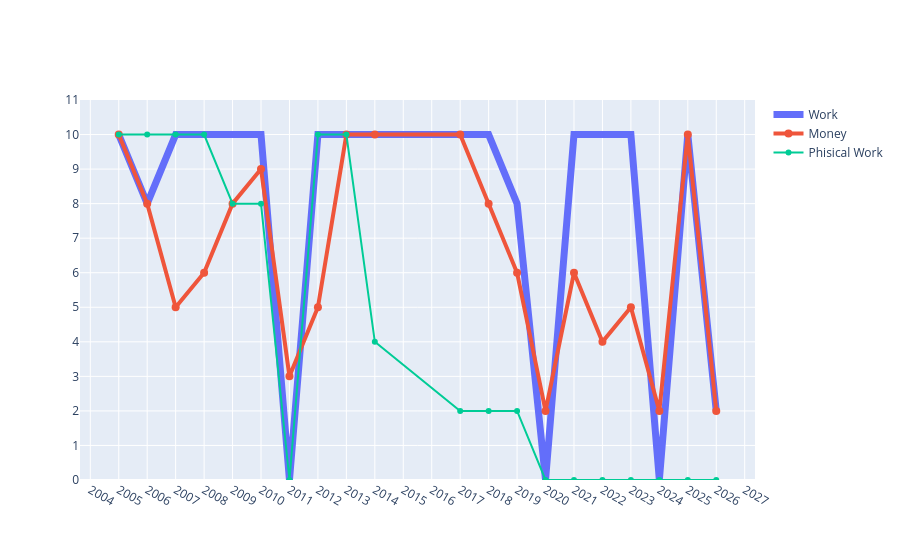

The cell this chart's notebook holds for it:
### Code cell
# build sorted numeric arrays
life_sorted = sorted(life, key=lambda d: int(d["year"]))
year  = [int(d["year"]) for d in life_sorted]
work   = [float(d["work"]) for d in life_sorted]
money  = [float(d["money"]) for d in life_sorted]
family = [float(d["family"]) for d in life_sorted]
physical_work = [float(d["physical_work"]) for d in life_sorted]
traveling = [float(d["traveling"]) for d in life_sorted]
gym = [float(d["gym"]) for d in life_sorted]
windows = [float(d["windows"]) for d in life_sorted]
linux = [float(d["linux"]) for d in life_sorted]
python = [float(d["python"]) for d in life_sorted]
#location_id = [float(d["location_id"]) for d in life_sorted]
#event = [float(d["event"]) for d in life_sorted]

fig = go.Figure()
fig.add_trace(go.Scatter(
    x=year,
    y=work,
    mode="lines+markers",
    line=dict(width=7),  # thinner/normal
    marker=dict(size=4),
    name="Work"
    ))
fig.add_trace(go.Scatter(
    x=year,
    y=money,
    mode="lines+markers",
    line=dict(width=4),  # thinner/normal
    marker=dict(size=8),
    name="Money"
    ))


fig.add_trace(go.Scatter(
    x = year,
    y = physical_work,
    mode = "lines+markers",
    name = "Phisical Work"
))



fig.update_layout(
    yaxis=dict(type="linear", range=[0, 11], autorange=False, dtick=1),
    xaxis=dict(tickmode="linear")
)

fig.show()

### Figure 1 — Plotly figure (JSON) as saved in the notebook; plotly's stock layout.template omitted (floating-point values rounded to 4 significant figures)
{"data": [{"line": {"width": 7}, "marker": {"size": 4}, "mode": "lines+markers", "name": "Work", "type": "scatter", "x": [2005, 2006, 2007, 2008, 2009, 2010, 2011, 2012, 2013, 2014, 2017, 2018, 2019, 2020, 2021, 2022, 2023, 2024, 2025, 2026], "y": [10, 8, 10, 10, 10, 10, 0, 10, 10, 10, 10, 10, 8, 0, 10, 10, 10, 0, 10, 2]}, {"line": {"width": 4}, "marker": {"size": 8}, "mode": "lines+markers", "name": "Money", "type": "scatter", "x": [2005, 2006, 2007, 2008, 2009, 2010, 2011, 2012, 2013, 2014, 2017, 2018, 2019, 2020, 2021, 2022, 2023, 2024, 2025, 2026], "y": [10, 8, 5, 6, 8, 9, 3, 5, 10, 10, 10, 8, 6, 2, 6, 4, 5, 2, 10, 2]}, {"mode": "lines+markers", "name": "Phisical Work", "type": "scatter", "x": [2005, 2006, 2007, 2008, 2009, 2010, 2011, 2012, 2013, 2014, 2017, 2018, 2019, 2020, 2021, 2022, 2023, 2024, 2025, 2026], "y": [10, 10, 10, 10, 8, 8, 0, 10, 10, 4, 2, 2, 2, 0, 0, 0, 0, 0, 0, 0]}], "layout": {"xaxis": {"tickmode": "linear"}, "yaxis": {"autorange": false, "dtick": 1, "range": [0, 11], "type": "linear"}}}
